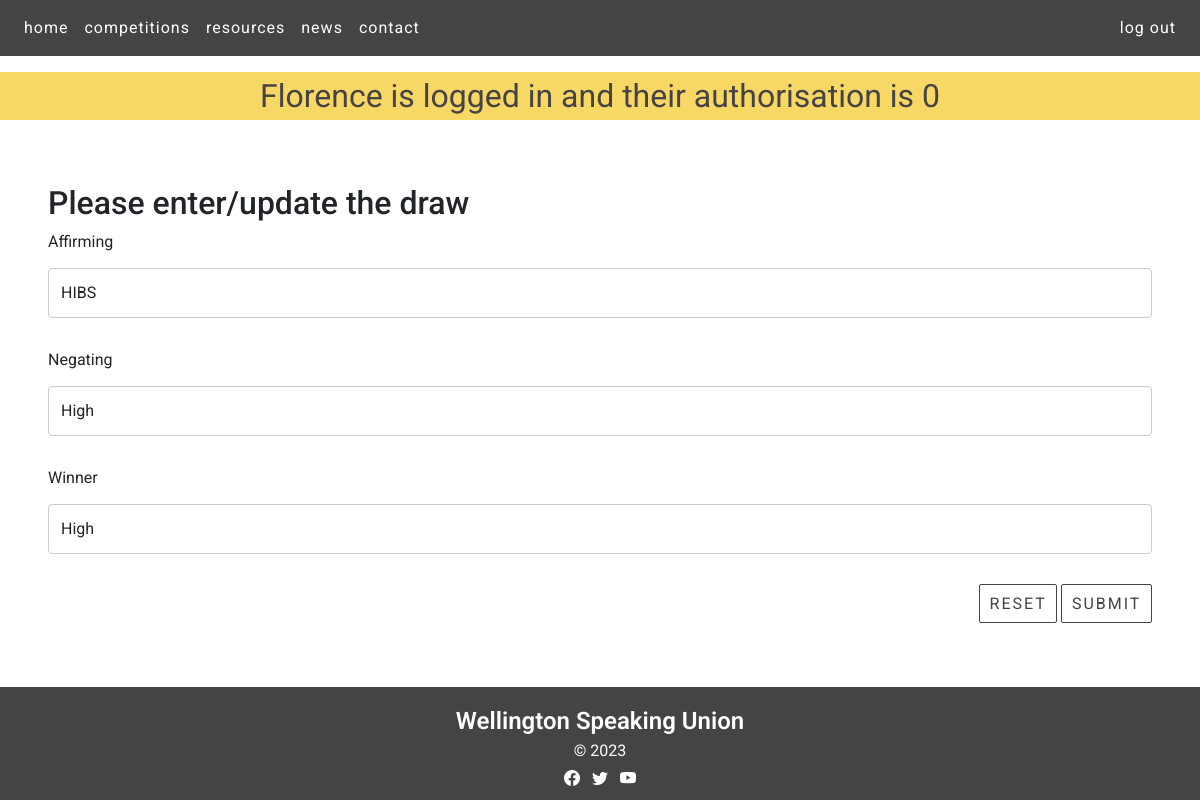
Before: /draw_cud?id=1&task=update (signed in) with the older database file.
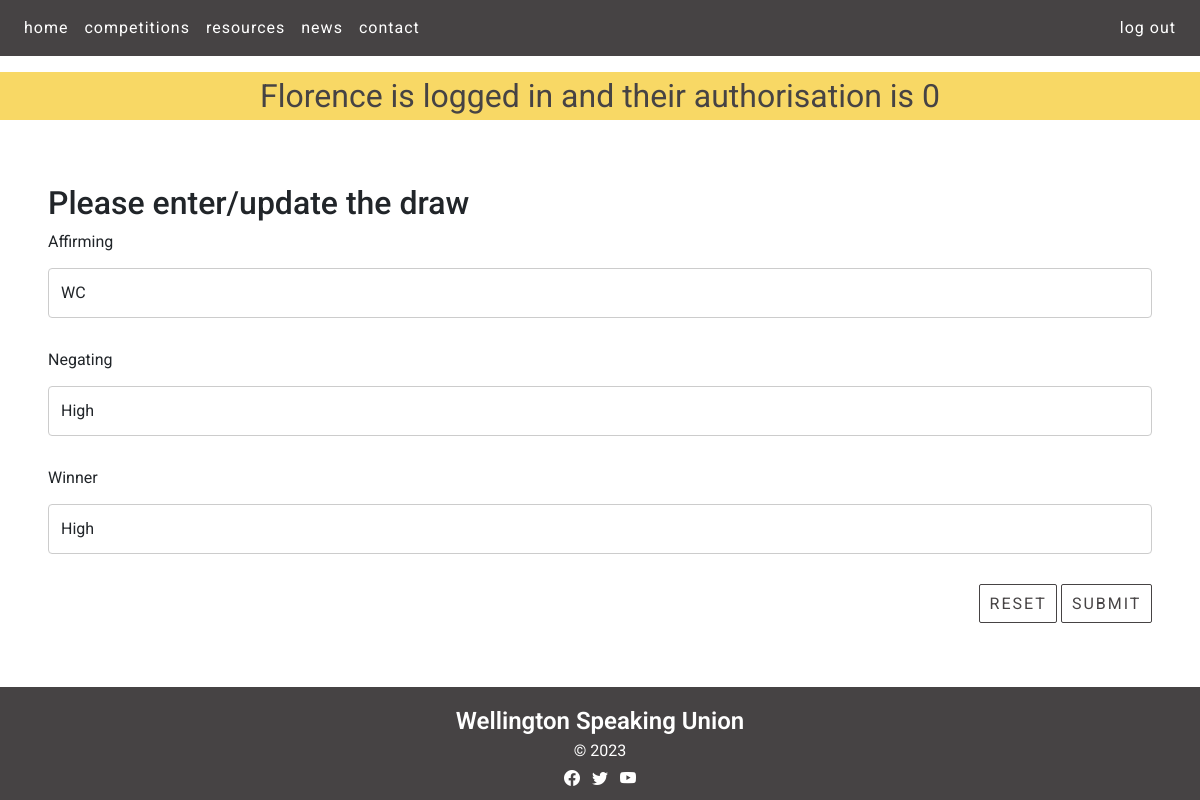
After: the same page with the newer database file.
### tables this page shows
CREATE TABLE draw(
    draw_id integer primary key autoincrement not null,
    grade text not null,
    round integer not null,
    affirming text not null,
    negating text not null,
    winner text
);

### server.py (the view, shortened to what this page needs)
@app.route ('/draw_cud', methods=["GET", "POST"])
def draw_cud():
    data = request.args
    required_keys = ['id', 'task']
    for k in required_keys:
        if k not in data.keys():
            message = "Do not know what to do with read update on news (key not present)"
            return render_template('error.html', message=message)
    if request.method == "GET":
        if data['task'] == 'delete':
            sql = "delete from draw where draw_id = ?"
            values_tuple = (data['id'],)
            result = run_commit_query(sql, values_tuple, db_path)
            return redirect(url_for('competitions'))
        elif data['task'] == "update":
            sql = """select grade, round, affirming, negating, winner from draw where draw_id=? """
            values_tuple = (data['id'])
            result = run_search_query_tuples(sql, values_tuple, db_path, True)
            result = result[0]
            return render_template("draw_cud.html",
                                   **result,
                                   id=data['id'],
                                   task=data['task'])
        elif data['task'] == 'add':
            temp = {'grade': 'prem', 'round': '4', 'affirming': 'affirming team', 'negating': 'negating team', 'winner': 'winning team'}
            return render_template("draw_cud.html",
                                    id=0,
                                    task=data['task'],
                                    **temp)
        else:
            message = "Unrecognised task coming from news page"
            return render_template('error.html', message=message)

### db_functions.py (called while the page is built)
def run_search_query_tuples(sql_query, values_tuple, file_path, rowfactory=False):
    result = None
    try:
        db = sqlite3.connect(file_path)
        if rowfactory:
            db.row_factory = sqlite3.Row
        cursor = db.cursor()
        cursor.execute(sql_query, values_tuple)
        result = cursor.fetchall()
        cursor.close()
    except sqlite3.Error as error:
        print("Error running search query tuples: {}".format(error))
        return None
    db.close()
    if result is None:
        print("No search values were found")
    return result

### templates/draw_cud.html (shortened to what this page needs)
{% extends "layout.html" %}
{% block content %}
<div class="recent-news-containers white-bg">
  <div class="news p-4 my-4">
    <h2>Please enter/update the draw</h2>
    <form action="{{url_for('draw_cud', id=id, task=task)}}" method="POST">
      <div>
        <label for="affirming" class="form-label">Affirming</label>
        <input type="text" class="form-control" id="affirming" name="affirming" placeholder="" value="{{affirming}}" required>
      </div>
      <div>
        <label for="negating" class="form-label">Negating</label>
        <input type="text" class="form-control" id="negating" name="negating" placeholder="" value="{{negating}}" required>
      </div>
      <div>
        <label for="winner" class="form-label">Winner</label>
        <input type="text" class="form-control" id="winner" name="winner" placeholder="" value="{{winner}}" required>
      </div>
      <div class="text-end">
        <button type="reset" class="btn btn-primary recent-news-button">Reset</button>
        <button type="submit" class="btn btn-primary recent-news-button">Submit</button>
      </div>
    </form>
  </div>
</div>
{% endblock %}

### templates/layout.html (shortened to what this page needs)
<!DOCTYPE HTML>
<html lang="en">
<head>
<link href="https://cdn.jsdelivr.net/npm/bootstrap@5.2.3/dist/css/bootstrap.min.css" rel="stylesheet">
<link rel="stylesheet" href="https://cdn.jsdelivr.net/npm/bootstrap-icons@1.10.3/font/bootstrap-icons.css">
<link rel="stylesheet" href="static/styles.css">
</head>
<body>
<nav class="navbar navbar-expand-lg px-3 navbar-dark">
    <div class="collapse navbar-collapse" id="collapsibleNavbar">
        <ul class="navbar-nav">
            <li class="nav-item">
                <a class="nav-link" href="{{ url_for('index') }}">home</a>
            </li>
            <li class="nav-item">
                <a class="nav-link" href="{{ url_for('competitions') }}">competitions</a>
            </li>
            <li class="nav-item">
                <a class="nav-link" href="{{ url_for('resources') }}">resources</a>
            </li>
            <li class="nav-item">
                <a class="nav-link" href="{{ url_for('news') }}">news</a>
            </li>
            <li class="nav-item">
                <a class="nav-link" href="{{ url_for('resources') }}#contact">contact</a>
            </li>
        </ul>
        <div class="ms-auto">
            {% if session %}
            <a class="nav-link nav-btn nav-btn-outline" href="{{ url_for('logout') }}">log out</a>
            {% else %}
            <a class="nav-link nav-btn nav-btn-outline" style="display: inline-block" href="{{ url_for('signup') }}">sign up</a>
            <a class="nav-link nav-btn nav-btn-outline" style="display: inline-block" href="{{ url_for('login') }}">log in</a>
            {% endif %}
        </div>
    </div>
</nav>
        {% if session %}
        <div class="session"> {{ session['firstname'] }} is logged in and their authorisation is {{ session['authorisation'] }}</div>
        {% endif %}
{% block content %}
{% endblock %}
<footer class="footer-content container-fluid">
    <p>Wellington Speaking Union</p>
    <p>&copy; 2023</p>
    <section class="mb-2">
        <a class="footer-link"><i class="bi bi-facebook"></i></a>
        <a class="footer-link"><i class="bi bi-twitter"></i></a>
        <a class="footer-link"><i class="bi bi-youtube"></i></a>
    </section>
</footer>
</body>
</html>

### static/styles.css (style rules this page uses)
:root { --brand-black: rgb(27,27,28); --brand-dark-gray: rgb(70,67,68); --brand-light-gray: rgb(104,102,103); --brand-yellow: rgb(248,216,101); --brand-white: rgb(255,255,255); }
.btn-primary, .btn-primary:hover { color:var(--brand-dark-gray); background-color:var(--brand-yellow); border-color:var(--brand-dark-gray); }
.btn, .btn-circle { display:inline-block; margin:auto; text-align: center; letter-spacing: 2px; color: var(--brand-white); vertical-align: middle; user-select: none; border: 1px solid transparent; text-transform: uppercase; padding: 1.1em 1.3em 1.1em 1.5em; transition: color 0.5s ease-in-out,background-color 0.5s ease-in-out,border-color 0.5s ease-in-out,box-shadow 1s cubic-bezier(.019,1,.22,1); position:relative; }
body { font-family: 'Roboto', serif; font-size: 100%; background-color: var(--brand-white); margin: 0; }
p { text-align: center; color: var(--brand-white); margin: 0; overflow: auto; }
.navbar { background-color: var(--brand-dark-gray); position:sticky; top:0; z-index: 9999; margin-bottom: 1em; }
.nav-link { font-size: 1em; letter-spacing: 1px; color: var(--brand-white); transition: color 0s ease-in-out,background-color 0s ease-in-out,border-color 0s ease-in-out; }
.nav-btn-outline { border: 0 solid white; padding: 0 0.5em; }
.session { background-color:var(--brand-yellow); color:var(--brand-dark-gray); text-align:center; font-size: 2em; }
.white-bg { background-color: var(--brand-white); }
.container-fluid { padding:0; }
.recent-news-containers { border-radius:10px; margin-left:0.5em; margin-right:0.5em; padding:1em; margin-top:0; }
.recent-news-button { transition: none !important; border-radius: 2px; background-color: var(--brand-white); color:var(--brand-dark-gray); border-color:var(--brand-dark-gray); position: relative; text-align:center; display:inline-block; padding: 0.4em 0.6em; }
.footer-content { background-color: var(--brand-dark-gray); text-align: center; padding: 1em 0 0.25em 0; color: var(--brand-white); }
.footer-content p:first-child { font-weight: 600; font-size: 1.5em; text-align: center; }
.footer-content p:nth-child(2) { font-weight: 400; font-size: 1em; text-align: center; padding-bottom: 0.25em; }
.footer-link { font-size:1em; padding: 0.25em; color: var(--brand-white); }
input[type=text], select, textarea { width: 100%; padding: 12px; border: 1px solid #ccc; border-radius: 4px; box-sizing: border-box; margin-top: 6px; margin-bottom: 30px; resize: vertical }
label, input[type='text'], input[type='email'], textarea { font-size:1em !important; }

Changed rows visible on the page:
changed draw "High": affirming "HIBS" → "WC"
